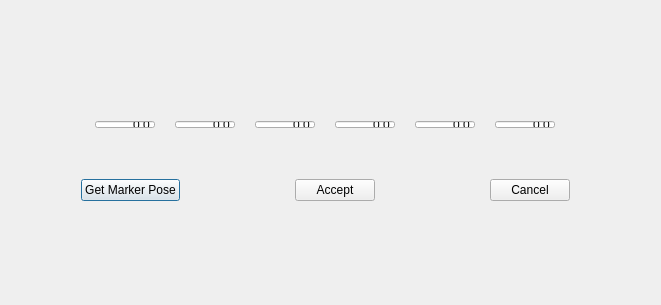
<?xml version="1.0" encoding="UTF-8"?>
<ui version="4.0">
 <class>SetRobotPoseDlg</class>
 <widget class="QDialog" name="SetRobotPoseDlg">
  <property name="geometry">
   <rect>
    <x>0</x>
    <y>0</y>
    <width>661</width>
    <height>305</height>
   </rect>
  </property>
  <property name="windowTitle">
   <string>set_robot_pose</string>
  </property>
  <widget class="QWidget" name="layoutWidget">
   <property name="geometry">
    <rect>
     <x>70</x>
     <y>160</y>
     <width>511</width>
     <height>61</height>
    </rect>
   </property>
   <layout class="QHBoxLayout" name="horizontalLayout">
    <item>
     <widget class="QPushButton" name="getMarkerPoseButton">
      <property name="text">
       <string>Get Marker Pose</string>
      </property>
     </widget>
    </item>
    <item>
     <spacer name="horizontalSpacer_2">
      <property name="orientation">
       <enum>Qt::Horizontal</enum>
      </property>
      <property name="sizeHint" stdset="0">
       <size>
        <width>40</width>
        <height>20</height>
       </size>
      </property>
     </spacer>
    </item>
    <item>
     <widget class="QPushButton" name="acceptButton">
      <property name="text">
       <string>Accept</string>
      </property>
     </widget>
    </item>
    <item>
     <spacer name="horizontalSpacer">
      <property name="orientation">
       <enum>Qt::Horizontal</enum>
      </property>
      <property name="sizeHint" stdset="0">
       <size>
        <width>40</width>
        <height>20</height>
       </size>
      </property>
     </spacer>
    </item>
    <item>
     <widget class="QPushButton" name="cancelButton">
      <property name="text">
       <string>Cancel</string>
      </property>
     </widget>
    </item>
   </layout>
  </widget>
  <widget class="QWidget" name="layoutWidget">
   <property name="geometry">
    <rect>
     <x>70</x>
     <y>110</y>
     <width>511</width>
     <height>29</height>
    </rect>
   </property>
   <layout class="QHBoxLayout" name="horizontalLayout_2">
    <item>
     <widget class="QLineEdit" name="xValue">
      <property name="sizePolicy">
       <sizepolicy hsizetype="Fixed" vsizetype="Fixed">
        <horstretch>0</horstretch>
        <verstretch>0</verstretch>
       </sizepolicy>
      </property>
      <property name="minimumSize">
       <size>
        <width>60</width>
        <height>0</height>
       </size>
      </property>
      <property name="maximumSize">
       <size>
        <width>60</width>
        <height>16777215</height>
       </size>
      </property>
      <property name="text">
       <string>0.0</string>
      </property>
      <property name="alignment">
       <set>Qt::AlignRight|Qt::AlignTrailing|Qt::AlignVCenter</set>
      </property>
     </widget>
    </item>
    <item>
     <widget class="QLineEdit" name="yValue">
      <property name="sizePolicy">
       <sizepolicy hsizetype="Fixed" vsizetype="Fixed">
        <horstretch>0</horstretch>
        <verstretch>0</verstretch>
       </sizepolicy>
      </property>
      <property name="minimumSize">
       <size>
        <width>60</width>
        <height>0</height>
       </size>
      </property>
      <property name="maximumSize">
       <size>
        <width>60</width>
        <height>16777215</height>
       </size>
      </property>
      <property name="text">
       <string>0.0</string>
      </property>
      <property name="alignment">
       <set>Qt::AlignRight|Qt::AlignTrailing|Qt::AlignVCenter</set>
      </property>
     </widget>
    </item>
    <item>
     <widget class="QLineEdit" name="zValue">
      <property name="sizePolicy">
       <sizepolicy hsizetype="Fixed" vsizetype="Fixed">
        <horstretch>0</horstretch>
        <verstretch>0</verstretch>
       </sizepolicy>
      </property>
      <property name="minimumSize">
       <size>
        <width>60</width>
        <height>0</height>
       </size>
      </property>
      <property name="maximumSize">
       <size>
        <width>60</width>
        <height>16777215</height>
       </size>
      </property>
      <property name="text">
       <string>0.0</string>
      </property>
      <property name="alignment">
       <set>Qt::AlignRight|Qt::AlignTrailing|Qt::AlignVCenter</set>
      </property>
     </widget>
    </item>
    <item>
     <widget class="QLineEdit" name="rollValue">
      <property name="sizePolicy">
       <sizepolicy hsizetype="Fixed" vsizetype="Fixed">
        <horstretch>0</horstretch>
        <verstretch>0</verstretch>
       </sizepolicy>
      </property>
      <property name="minimumSize">
       <size>
        <width>60</width>
        <height>0</height>
       </size>
      </property>
      <property name="maximumSize">
       <size>
        <width>60</width>
        <height>16777215</height>
       </size>
      </property>
      <property name="text">
       <string>0.0</string>
      </property>
      <property name="alignment">
       <set>Qt::AlignRight|Qt::AlignTrailing|Qt::AlignVCenter</set>
      </property>
     </widget>
    </item>
    <item>
     <widget class="QLineEdit" name="pitchValue">
      <property name="sizePolicy">
       <sizepolicy hsizetype="Fixed" vsizetype="Fixed">
        <horstretch>0</horstretch>
        <verstretch>0</verstretch>
       </sizepolicy>
      </property>
      <property name="minimumSize">
       <size>
        <width>60</width>
        <height>0</height>
       </size>
      </property>
      <property name="maximumSize">
       <size>
        <width>60</width>
        <height>16777215</height>
       </size>
      </property>
      <property name="text">
       <string>0.0</string>
      </property>
      <property name="alignment">
       <set>Qt::AlignRight|Qt::AlignTrailing|Qt::AlignVCenter</set>
      </property>
     </widget>
    </item>
    <item>
     <widget class="QLineEdit" name="yawValue">
      <property name="sizePolicy">
       <sizepolicy hsizetype="Fixed" vsizetype="Fixed">
        <horstretch>0</horstretch>
        <verstretch>0</verstretch>
       </sizepolicy>
      </property>
      <property name="minimumSize">
       <size>
        <width>60</width>
        <height>0</height>
       </size>
      </property>
      <property name="maximumSize">
       <size>
        <width>60</width>
        <height>16777215</height>
       </size>
      </property>
      <property name="text">
       <string>0.0</string>
      </property>
      <property name="alignment">
       <set>Qt::AlignRight|Qt::AlignTrailing|Qt::AlignVCenter</set>
      </property>
     </widget>
    </item>
   </layout>
  </widget>
  <widget class="QWidget" name="layoutWidget">
   <property name="geometry">
    <rect>
     <x>70</x>
     <y>80</y>
     <width>511</width>
     <height>19</height>
    </rect>
   </property>
   <layout class="QHBoxLayout" name="horizontalLayout_3">
    <item>
     <widget class="QLabel" name="label">
      <property name="text">
       <string>X</string>
      </property>
      <property name="alignment">
       <set>Qt::AlignCenter</set>
      </property>
     </widget>
    </item>
    <item>
     <widget class="QLabel" name="label_2">
      <property name="text">
       <string>Y</string>
      </property>
      <property name="alignment">
       <set>Qt::AlignCenter</set>
      </property>
     </widget>
    </item>
    <item>
     <widget class="QLabel" name="label_3">
      <property name="text">
       <string>Z</string>
      </property>
      <property name="alignment">
       <set>Qt::AlignCenter</set>
      </property>
     </widget>
    </item>
    <item>
     <widget class="QLabel" name="label_4">
      <property name="text">
       <string>ROLL</string>
      </property>
      <property name="alignment">
       <set>Qt::AlignCenter</set>
      </property>
     </widget>
    </item>
    <item>
     <widget class="QLabel" name="label_5">
      <property name="text">
       <string>PITCH</string>
      </property>
      <property name="alignment">
       <set>Qt::AlignCenter</set>
      </property>
     </widget>
    </item>
    <item>
     <widget class="QLabel" name="label_6">
      <property name="text">
       <string>YAW</string>
      </property>
      <property name="alignment">
       <set>Qt::AlignCenter</set>
      </property>
     </widget>
    </item>
   </layout>
  </widget>
 </widget>
 <layoutdefault spacing="6" margin="11"/>
 <resources/>
 <connections/>
</ui>
